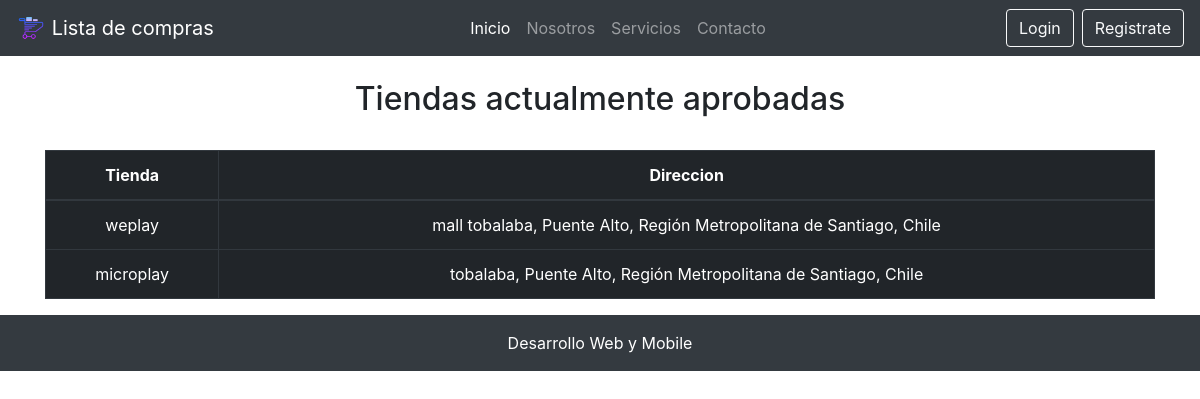
The app's page /lista_tiendas/, older data.
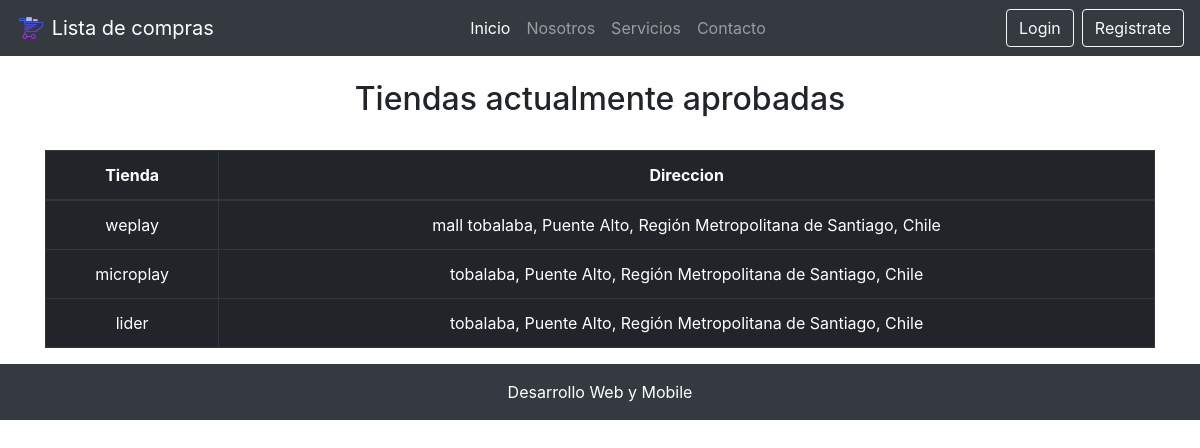
The same page, newer data.
### core/models.py (models this page shows, shortened)
class Tienda(models.Model):
    nombre = models.CharField(max_length=50)
    nombre_sucursal = models.CharField(max_length=50, verbose_name="Nombre Sucursal")
    direccion = models.CharField(max_length=50)
    comuna = models.ForeignKey(Comuna, on_delete=models.CASCADE)
    estado_tienda = models.ForeignKey(EstadoTienda, on_delete=models.CASCADE, verbose_name="Estado Tienda")

class Comuna(models.Model):
    nombre = models.CharField(max_length=60)
    region = models.ForeignKey(Region, on_delete=models.CASCADE)
    def __str__(self):
        return self.nombre

class Region(models.Model):
    nro_region = models.IntegerField(unique=True, verbose_name="Nro. Región")
    nombre = models.CharField(max_length=60)
    class Meta:
        verbose_name = "Región"
        verbose_name_plural = "Regiones"

### core/views.py (the view)
# urls.py: path('lista_tiendas/', lista_tiendas, name="lista_tiendas"),
def lista_tiendas(request):
    tiendas = Tienda.objects.filter(estado_tienda=2)
    return render(request, 'core/lista_tiendas.html',{
        'tiendas':tiendas
    })

### core/templates/core/lista_tiendas.html
{% extends "core/base.html" %}
{% block contenido %}
<br>
<h2 class="text-center">Tiendas actualmente aprobadas</h2>
<br>
<div class="table-responsive container">
    <table class="table table-dark table-bordered table-hover table-condensed">
        <thead>
            <tr>
                <th class="text-center">Tienda</th>
                <th class="text-center">Direccion</th>
            </tr>
        </thead>
        <tbody>
            {% for t in tiendas %}
            <tr>
                <td class="text-center">{{ t.nombre}}</td>
                <td class="text-center">{{ t.direccion }}, {{ t.comuna }}, {{ t.comuna.region.nombre }}, Chile</td>
            </tr>
            {% endfor %}
        </tbody>
    </table>
</div>
{% endblock contenido %}

Row changes from the older to the newer data that the page shows:
now on this page (row edited): Tienda: nombre "lider", direccion "tobalaba", comuna "Puente Alto", comuna.region.nombre "Región Metropolitana de Santiago"
